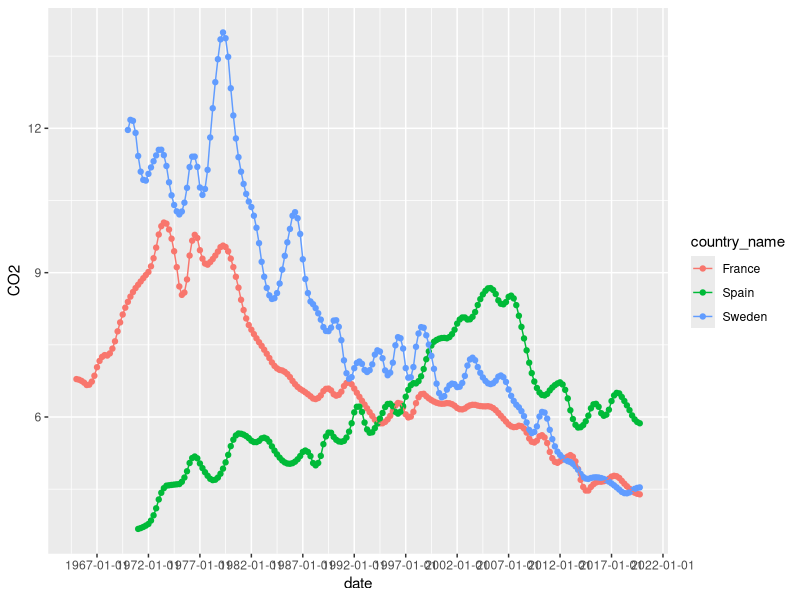

This chart was generated by the following R code:
## ---- chunk 1
# here I load all R packages that are part of the tidyverse collection of R packages
# you can use this instead of loading each package individually

library(tidyverse)
library(readxl)  # a package to support importing of data from MS Excel files

## ---- chunk 2

energy_fr <- read_excel(
  "data/Data_Impact of clean energy on CO2 and GDP_phases of RES diffusion.xlsx",
  sheet = 2, skip = 2)

energy_sp <- read_excel(
  "data/Data_Impact of clean energy on CO2 and GDP_phases of RES diffusion.xlsx",
  sheet = 3, skip = 2)

energy_se <- read_excel(
  "data/Data_Impact of clean energy on CO2 and GDP_phases of RES diffusion.xlsx",
  sheet = 4, skip = 2)


## ---- chunk 3

energy_fr_tidy <- energy_fr |> 
  select(year_quarter = ...1, CO2_FR:GDPr_FR) |> 
  mutate(country_name = "France") |> 
  # help from: https://stackoverflow.com/a/64818326/6816220
  rename_with(.fn = str_remove, pattern = "_FR",
              .cols = ends_with("_FR")) |> 
  rename(GDPR = GDPr)

## ---- chunk 4

energy_sp_tidy <- energy_sp |> 
  select(year_quarter = ...1, CO2_SP:GDP_R_SP) |> 
  mutate(country_name = "Spain") |> 
  # help from: https://stackoverflow.com/a/64818326/6816220
  rename_with(.fn = str_remove, pattern = "_SP",
              .cols = ends_with("_SP")) |> 
  rename(GDPR = GDP_R)

## ---- chunk 5

energy_se_tidy <- energy_se |> 
  select(year_quarter = ...1, CO2_SE:GDPR_SE) |> 
  mutate(country_name = "Sweden") |> 
  # help from: https://stackoverflow.com/a/64818326/6816220
  rename_with(.fn = str_remove, pattern = "_SE",
              .cols = ends_with("_SE")) 
## ---- chunk 6

energy_tidy <- bind_rows(
  energy_fr_tidy,
  energy_sp_tidy,
  energy_se_tidy) |> 
  relocate(country_name) |> 
  separate(col = year_quarter, into = c("year", "quarter"), sep = "Q") |> 
  mutate(month = case_when(
    quarter == "1" ~ "1",
    quarter == "2" ~ "4",
    quarter == "3" ~ "7",
    quarter == "4" ~ "10",
  ))  |> 
  mutate(date = paste0(year, "-", month, "-", "1")) |> 
  mutate(date = lubridate::as_date(date)) |> 
  relocate(date, .after =  country_name) |> 
  select(-year, -quarter)


## ---- chunk 7

energy_diff <- energy_tidy |> 
  mutate_at(.vars = vars(CO2, RES, NUC, NRES, GDPR),
            .funs = list(diff = ~ . - lag(.))) 

## ---- chunk 8

ggplot(data = energy_diff, 
       mapping = aes(x = date,
                     y = CO2,
                     color = country_name,
                     group = country_name)) +
  geom_point() +
  geom_line() +
  scale_x_date(date_breaks = "5 years")

